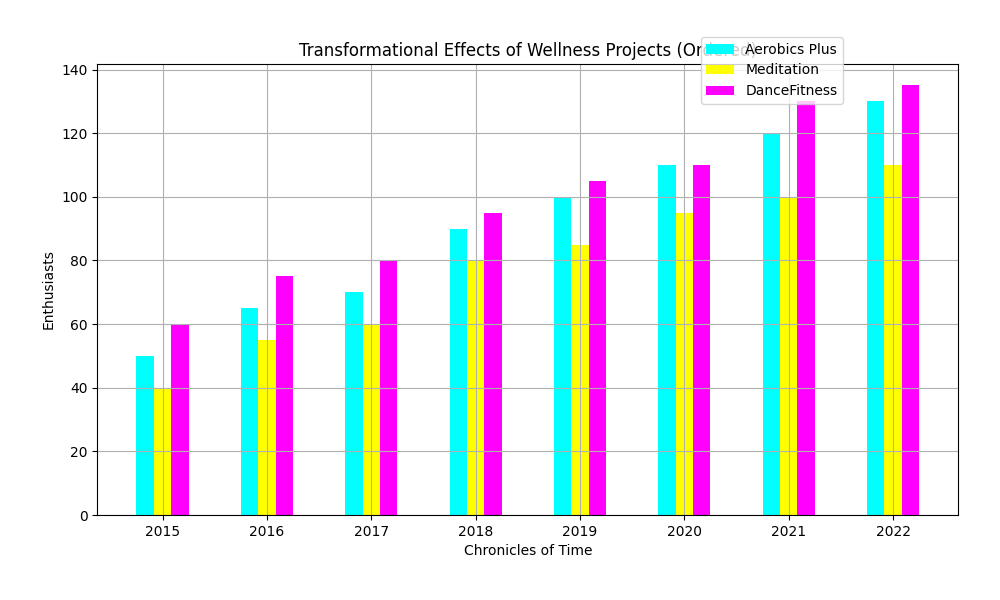

Reproduce this figure in Python.
import numpy as np
import matplotlib.pyplot as plt

years = ['2015', '2016', '2017', '2018', '2019', '2020', '2021', '2022']

data = {
    'Aerobics Plus': [90, 70, 120, 130, 50, 65, 100, 110],
    'Meditation': [80, 60, 100, 110, 40, 55, 85, 95],
    'DanceFitness': [110, 80, 130, 135, 60, 75, 95, 105]
}

fig, ax = plt.subplots(figsize=(10, 6))

colors = ['cyan', 'yellow', 'magenta']

# Sort each program data in ascending order
sorted_data = {program: sorted(counts) for program, counts in data.items()}

# Calculate bar positions
x = np.arange(len(years)) * 1.5
width = 0.25

for i, (program, sorted_counts) in enumerate(sorted_data.items()):
    ax.bar(x + i * width, sorted_counts, width, color=colors[i], label=program)

ax.set_xlabel('Chronicles of Time')
ax.set_ylabel('Enthusiasts')
ax.set_title('Transformational Effects of Wellness Projects (Ordered)')
ax.set_xticks(x + width)
ax.set_xticklabels(years)

fig.legend(loc='upper right', ncol=1, bbox_to_anchor=(0.85, 0.95))
ax.grid(True, which='major', linestyle='-')

fig.tight_layout(pad=3)

plt.show()
